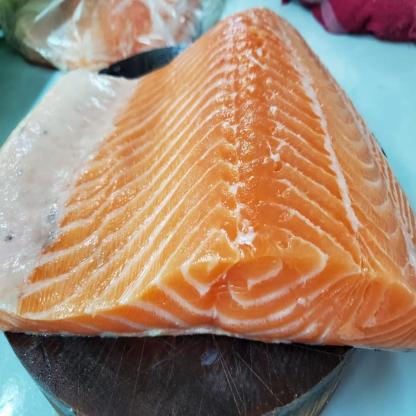
#> input picture datasets/original-dataset/test/farmstest-11_jpg.rf.a76f4174b01209be28f8993492c1f81d.jpg, 416 x 416 px; its folder holds only this picture in this run
$ python redimenzionar3.py
#> lines starting #> are read from the running program, lines starting #| are printed output that depends on the picture; after the words box and inside, x2 and y2 are one past the last pixel; in counts of white or black regions, pixels touching at a corner belong together
### Lab_segmentation.py
import os
import cv2
import numpy as np
from skimage import data
from skimage.color import rgb2lab, lch2lab, lab2lch,deltaE_ciede94
import sys

import matplotlib.pyplot as plt


np.set_printoptions(threshold=sys.maxsize)

#Links/ Bibliografia
# https://stackoverflow.com/questions/65509486/return-boolean-from-cv2-inrange-if-color-is-present-in-mask

class LabSegmentation():


    salmon_fan_score = {
        '20': [72.73, 23.5, 16.35],
        '21': [68.80, 27.80, 21.20],
        '22': [65.95, 30, 26.35],
        '23': [63.30, 32.15, 29.15],
        '24': [60.8, 33.70, 32.45],
        '25': [58.60, 34.05, 33.60],
        '26': [57.70, 32.80, 32.10],
        '27': [56.50, 39.05, 38.10],
        '28': [54.20, 41.70, 1.10],
        '29': [52.35, 44.45, 41.50],
        '30': [50.35, 46, 41],
        '31': [48.35, 45.70, 40.40],
        '32': [47.05, 50.25, 42.10],
        '33': [45.10, 50, 38.80],
        '34': [44.20, 46.20, 33],
    }

    lab_ranges = {
        '20': [0.55, 0.90, 1.25],
        '21': [0.70, 0.90, 1.40],
        '22': [0.45, 0.50, 1.45],
        '23': [0.40, 0.45, 1.05],
        '24': [0.70, 1.10, 1.35],
        '25': [0.50, 1.05, 1.50],
        '26': [0.90, 2.30, 2.30],
        '27': [0.50, 0.95, 1.50],
        '28': [0.60, 1.10, 1.80],
        '29': [0.45, 0.75, 1.00],
        '30': [0.45, 1.10, 1.50],
        '31': [0.75, 4.00, 2.30],
        '32': [0.45, 1.15, 1.60],
        '33': [0.40, 1.00, 1.60],
        '34': [0.50, 1.40, 2.00],
    }

    output_dir = {
        'histogramas': './datasets/resultados/histogramas/',
        # 'imagenes': './datasets/resultados/imagenes/',
        'matrices_lab': './datasets/resultados/matrices_lab/',
        'matrices_rgb': './datasets/resultados/matrices_rgb/',
        'matrices_salmon_score': './datasets/resultados/matrices_salmon_score/',
        'imagenes_umbralizadas': './datasets/resultados/imagenes_umbralizadas/',
    }

    #* Atributos
    # ?Imagen convertida a formato lab
    # lab_image

    #file_name

    # ?Es la imagen original sin editar
    #original_image

    # ?Matriz con los score de los pixeles de acuerdo al salmonfan
    # salmon_score

    def  __init__(self,imagen_path):
        self.original_image = self.get_image(imagen_path)
        self.file_name = os.path.splitext(os.path.basename(imagen_path))[0]


    #* Obtiene la imagen en rgb
    def get_image(self,imagen_path):
        img_original = cv2.imread(imagen_path)
#> img_original is the input picture: shape (416, 416, 3); mean B, G, R 112.8, 135.1, 162.3
        imagen_rgb = cv2.cvtColor(img_original, cv2.COLOR_RGB2BGR)
        return imagen_rgb

    #* Obtiene los rangos del salmon fan card,
    #* Y los envia a una funcion donde se encarga de asignar
    #* cada pixel con su respectivo rango
    def get_ranges(self):
        lab_ranges = self.lab_ranges
        #Pixeles clasificados a que SalmonFan pertencen
        height, width, _ = self.lab_image.shape
        salmon_score = np.zeros((height, width), dtype=np.uint8)

        for score, colors in self.salmon_fan_score.items():
            l = colors[0]
            a = colors[1]
            b = colors[2]

            l_range = lab_ranges[score][0]
            a_range = lab_ranges[score][1]
            b_range = lab_ranges[score][2]

            l_lower_range = l - l_range
            a_lower_range = a - a_range
            b_lower_range = b - b_range

            l_upper_range = l + l_range
            a_upper_range = a + a_range
            b_upper_range = b + b_range

            lowerRange = {
                'L': l_lower_range,
                'a': a_lower_range,
                'b': b_lower_range
                }
            upperRange = {
                'L': l_upper_range,
                'a': a_upper_range,
                'b': b_upper_range
                }

            self.compare_salmonfan(lowerRange, upperRange, score,salmon_score)

        self.salmon_score = salmon_score
        # print(salmon_score)
        elementos_no_cero = np.count_nonzero(salmon_score)
        print('numero de pixeles clasificados: ', elementos_no_cero)


    #* Convierte la imagen a lab
    def img_to_lab(self):
        original_image = self.original_image

        # Make a copy of the original image
        modified_image = original_image.copy()

        # Get the height and width of the image
        height, width, _ = original_image.shape
#> height = 416; width = 416

        # Iterate over each pixel of the image
        for x in range(height):
            for y in range(width):
                # Get the BGR values of the pixel
                R,G,B = original_image[x, y]
                l,a,b = self.rgb_to_lab(R,G,B)

                modified_image[x,y] = [l,a,b]
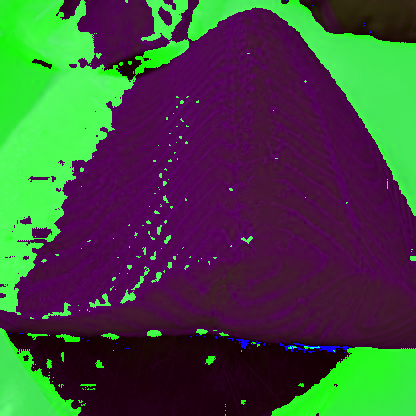
#> modified_image: shape (416, 416, 3); mean R, G, B 65.9, 75.7, 63.2
#> in get_ranges, `elementos_no_cero = np.count_nonzero(salmon_score)`:
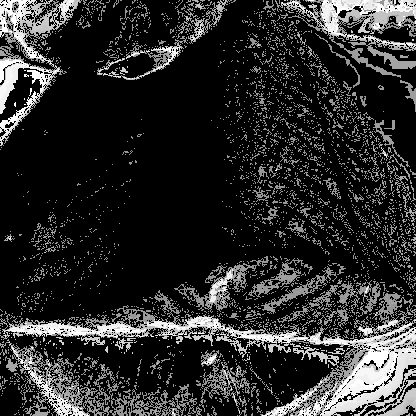
#> salmon_score: shape (416, 416); min 0, max 34, mean 5.8; drawn with min black and max white
#| numero de pixeles clasificados:  40442
        self.lab_image = modified_image

    #* Convierte un pixel a lab
    # L* is the luminance
    # or lightness component, it ranges from 0 to 100, while a*
    # (green to red) and b* (blue to yellow) are two chromatic
    # components, with values varying from −120 to +120
    def rgb_to_lab(self, r,g,b):

        matrix = [[0.2186, 0.1316, -0.0211, -0.0005, 0.0012, 0.0002, -0.0005,0.0002, -0.0007, 15.527],
                [0.335, -0.5012, 0.1551, 0.0001, 0.0003, 0.001, 0.0011, -0.001, -0.001, -0.393],
                [0.093, 0.435, -0.0538, -0.0001, 0.0005, -0.0007, 0.0001, 0.0003, -0.0018, -4.4257]]


        rgb = [
            r,
            g,
            b,
            r * g,
            r * b,
            g * b,
            np.square(r),
            np.square(g),
            np.square(b),
            1
            ]

        cie = np.dot(matrix, rgb);

        L = cie[0]
        a = cie[1]
        b = cie[2]

        Lab_OpenCV = [L, a, b];
        return Lab_OpenCV


    def compare_salmonfan(self, lowerRange, upperRange, current_score, salmon_score):

        lab_image = self.lab_image
        height, width, _ = lab_image.shape

        for x in range(height):
            for y in range(width):
                L,a,b = lab_image[x, y]

                check_L = lowerRange['L'] <= L <= upperRange['L']
                check_a = lowerRange['a'] <= a <= upperRange['a']
                check_b = lowerRange['b'] <= b <= upperRange['b']
                if check_L or check_a or check_b:
                    salmon_score[x,y] = current_score
                else:
                    continue

    #*Aplica el umbral binario donde
    # * los pixeles negros, son lo que corresponde al salmon
    # * Y los pixeles blancos son lo que NO corresponde
    def threshold_algorithm(self):
        img_original = self.original_image
        salmon_score = self.salmon_score
        umbral = 1  # Umbral de binarización
        _, mascara = cv2.threshold(salmon_score, umbral, 255, cv2.THRESH_BINARY)
        elementos_no_cero = np.count_nonzero(mascara)
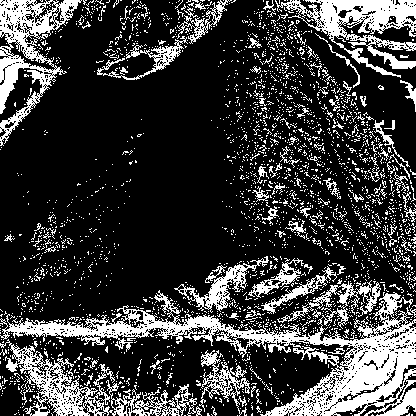
#> mascara: shape (416, 416); 23.4% white; 2580 white regions (2482 under 20 px), largest, box (x1, y1, x2, y2) and area: (0, 280, 416, 416) 13318, (275, 0, 416, 78) 3977, (0, 0, 82, 146) 3859
        print('numero de threshold: ', elementos_no_cero)
#| numero de threshold:  40442
        imagen_gris = cv2.cvtColor(img_original, cv2.COLOR_RGB2GRAY)
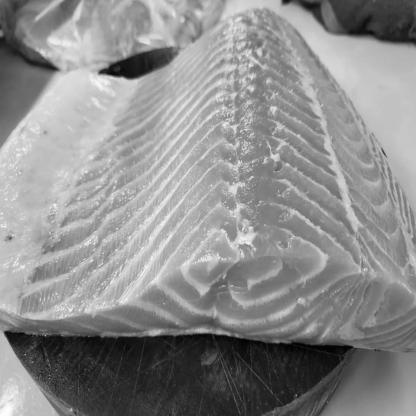
#> imagen_gris: shape (416, 416); min 0, max 255, mean 140.7

        return (imagen_gris, mascara)

    # [127 lines left out: functions save_statistics, save_matrix_lab, save_matrix_rgb, save_matrix_salmon_score, save_plots, not called in this run]

### redimenzionar3.py
import os
import cv2
import numpy as np
from Lab_segmentation import LabSegmentation


#* Tomar este programa como referencia para cortar las imagenes
directorio_imagenes = './datasets/original-dataset/test'
directorio_imagenes_modificadas = './datasets/modified-dataset/imagenes-recortadas'

# Tamaño deseado de la imagen recortada
porcion_w = 299
porcion_h = 86

directorio_imagenes = './datasets/original-dataset/test/'

for file_name in os.listdir(directorio_imagenes):
    if file_name.endswith(".jpg"):

        ruta_imagen = os.path.join(directorio_imagenes, file_name)
        lab_segmentation = LabSegmentation(ruta_imagen)
        lab_segmentation.img_to_lab()
        lab_segmentation.get_ranges()
        (imagen_gris, mascara) = lab_segmentation.threshold_algorithm()

        imagen = cv2.imread(ruta_imagen)

        kernel = np.ones((5, 5), np.uint8)
        mascara = cv2.morphologyEx(mascara, cv2.MORPH_OPEN, kernel)
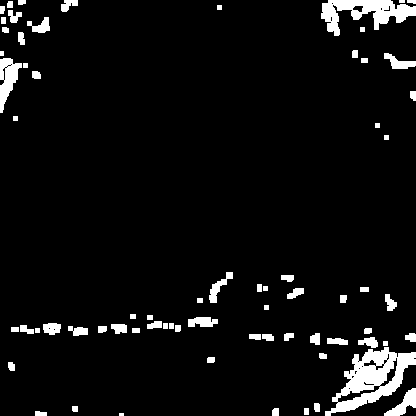
#> mascara: shape (416, 416); 5.6% white; 70 white regions (2 under 20 px), largest, box (x1, y1, x2, y2) and area: (325, 347, 416, 416) 2641, (321, 0, 416, 36) 1643, (0, 58, 22, 113) 629
        # Encontrar contornos en la imagen umbralizada
        contornos, _ = cv2.findContours(mascara, cv2.RETR_EXTERNAL, cv2.CHAIN_APPROX_SIMPLE)
        # Encontrar el contorno más grande
        contorno_salmon = max(contornos, key=cv2.contourArea)

        # Obtener un rectángulo delimitador alrededor del contorno del salmón
        x, y, w, h = cv2.boundingRect(contorno_salmon)

        # Recortar la región del salmón de la imagen original
        region_salmon = imagen[y:y+h, x:x+w]
        imagren2 = cv2.drawContours(imagen, contornos, -1, (0, 255, 0), 2)

        # Redimensionar la región del salmón al tamaño deseado (299x86 píxeles)
        region_salmon_redimensionada = cv2.resize(region_salmon, (299, 86))
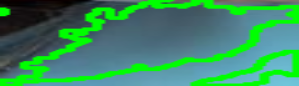
#> region_salmon_redimensionada: shape (86, 299, 3); mean B, G, R 97.4, 141.1, 58.2
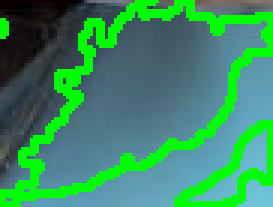
#> region_salmon: shape (69, 91, 3) (shown 3 times larger); mean B, G, R 97.5, 141.2, 58.3

        # Mostrar la imagen original y la región del salmón redimensionada
        cv2.imshow('Imagen Original', imagen)
        cv2.imshow('Imagen Origina22', imagren2)
        cv2.imshow('Imagen mascara', mascara)
        cv2.imshow('Región del Salmón', region_salmon_redimensionada)
        cv2.waitKey(0)
        cv2.destroyAllWindows()
